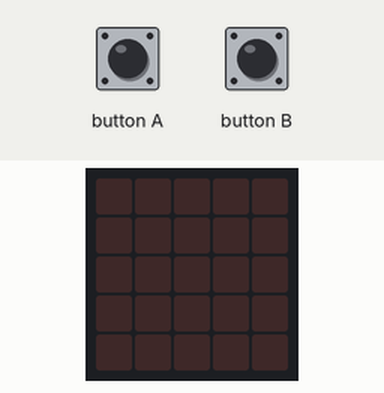
Bench run of a program on a simulated BBC micro:bit (MakeCode). Shown: the board's 5×5 LED display. Inputs (shaded band) come from the test bench.

Above: at 1.2 s.
1.3 s: button A pressed for 0.15 s
4.3 s: button B pressed for 0.15 s
At 4.7 s:
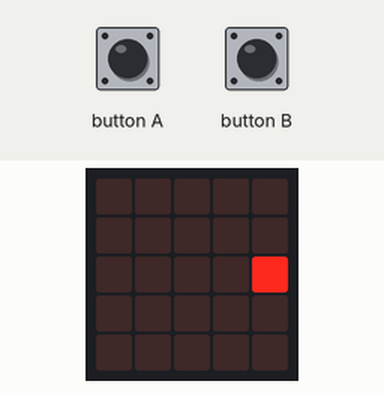
At 5.45 s:
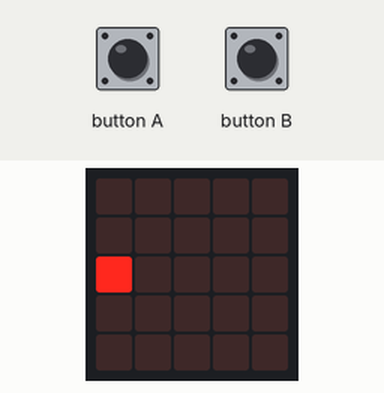

The program:

main.ts
```typescript
input.onButtonPressed(Button.A, function () {
    for (let index = 0; index < 5; index++) {
        for (let index = 0; index <= 4; index++) {
            led.plot(index, 2)
            basic.pause(50)
        }
        basic.clearScreen()
        for (let index = 0; index <= 4; index++) {
            led.plot(4 - index, 2)
            basic.pause(50)
        }
        basic.clearScreen()
    }
})
input.onButtonPressed(Button.B, function () {
    for (let index = 0; index < 5; index++) {
        for (let index = 0; index <= 4; index++) {
            led.plot(index, 2)
            led.unplot(index - 1, 2)
            basic.pause(50)
        }
        basic.clearScreen()
        for (let index = 0; index <= 4; index++) {
            led.plot(4 - index, 2)
            led.unplot(5 - index, 2)
            basic.pause(50)
        }
        basic.clearScreen()
    }
})
```

test.ts
```typescript
// ide kerülnek a tesztek; a rendszer ezt nem kompilálja, ha a csomagot bővítményként használják.
```

Measured:
- after the input at 4.3 s, the display: first changes after 0.15 s (image 1 shows a later state)
